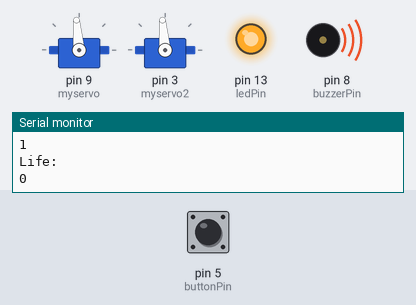
Recording of a sketch running on a simulated Arduino Uno, built with avr-gcc and run on an emulated ATmega328P. Parts: 2 × servo, output pins drawn as LEDs (lit = HIGH), buzzer (waves = sounding), the last lines printed to the serial monitor. Inputs (shaded band) come from the test bench; at power-on: pin 5 (buttonPin) HIGH. Random numbers use the default seed unless the sketch sets one.

Above: at 11.3 s.
11.4 s: pin 5 (buttonPin) driven LOW
At 16.2 s:
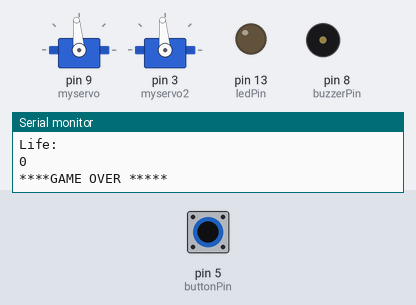
22.9 s: pin 5 (buttonPin) pulsed HIGH 2 times (0.12 s each, 0.3 s apart)
At 39.2 s:
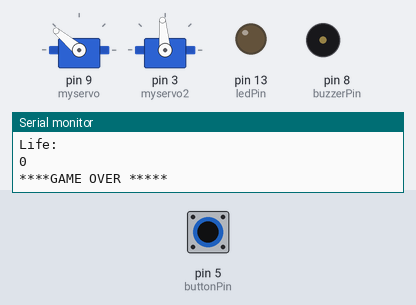
Timing chart, 0 to 58.2 s (numbered marks = the images above; inputs shaded):
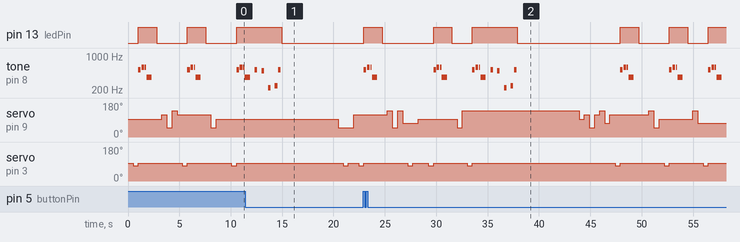

The sketch:

WackaMole.ino
```cpp
/* Sweep
Wack A Mole 1-D
*/

/**** Header File Include ****/
#include "pitches.h"
#include <Servo.h>
/** Variable Initialization *******/
// create servo object to control a servo
Servo myservo;
Servo myservo2;


// notes in the melody:
int melody1[] = {
  NOTE_C4, NOTE_G3, NOTE_G3, NOTE_A3, NOTE_G3, 0, NOTE_B3, NOTE_C4
};

// note durations: 4 = quarter note, 8 = eighth note, etc.:
int noteDurations1[] = {
  4, 8, 8, 4, 4, 4, 4, 4
};

int melody2[] = {
  NOTE_C5, NOTE_D5, NOTE_D5, NOTE_FS4, 0, 0, 0, 0
};

// note durations: 4 = quarter note, 8 = eighth note, etc.:
int noteDurations2[] = {
  4, 4, 8, 2, 16, 16, 16, 16
};


int melody3[] = {
  NOTE_C5, 0, NOTE_B4,0, NOTE_A3, 0,NOTE_B3, NOTE_C5
};
// note durations: 4 = quarter note, 8 = eighth note, etc.:
int gameoverDurations[] = {
  4,4, 4, 4, 4, 4, 4,4
};

// Variables used in the Game section
int Point = 0;  // Points scored
int NextLevel = 0; // Levels Reached

const int  Mole_pos[] = {50,72,95,117,140}; // Fixed Horizontal Angles where the Moles can be seen


/**** Initilizing the Pins on the board ******/
const int buttonPin = 5;     // the number of the pushbutton pin
const int ledPin =  13;      // the number of the LED pin
const int buzzerPin = 8;   //  buzzer on Pin 8
const int Winpoint = 5;    // Points to wind a level.
int Life     = 3;
int Cntr = 0;
boolean buttonState;         // variable for reading the pushbutton status
boolean Flag_show = 0;

int lastButtonState = LOW;


unsigned long lastDebounceTime = 0;  // the last time the output pin was toggled
unsigned long debounceDelay = 500;    // the debounce time; increase if the output flickers


int GameOver = 0; // Flag for indication

/******** Variables for Random variables ******/
int randIndex,randIndex1;
static int delay_time = 500;
int h_delay = 500;

boolean button_was_pressed; // previous state


void setup() {
  myservo.attach(9);  // attaches the servo on pin 9 to the servo object -> Horizontal movement
  myservo.write(95);  // Initializing the position of horizontal servo

  myservo2.attach(3);  // attaches the servo2 on pin 3 to the servo object -> Vertical movement
  myservo2.write(95);  // Initializing the position of vertical servo


  // initialize the LED pin as an output:
  pinMode(ledPin, OUTPUT);
  // initialize the pushbutton pin as an input:
  pinMode(buttonPin, INPUT);
  digitalWrite(buttonPin, HIGH); // connect internal pull-up
  Serial.begin(9600); // begin communication
  button_was_pressed = false;
  //
  pinMode(buzzerPin, OUTPUT);
}

/**** Functon to get the status of the Button */
boolean handle_button()
{
  boolean event;
  int button_now_pressed = !digitalRead(buttonPin); // pin low -> pressed

  event = button_now_pressed && !button_was_pressed;
  button_was_pressed = button_now_pressed;
  return event;
}

/**** Functon for happy tone */
void WinTone()
{
  digitalWrite(ledPin, HIGH);
  for (int thisNote = 0; thisNote < 8; thisNote++) {

    // to calculate the note duration, take one second
    // divided by the note type.
    //e.g. quarter note = 1000 / 4, eighth note = 1000/8, etc.
    int noteDuration = 1000 / noteDurations1[thisNote];
    tone(buzzerPin, melody1[thisNote], noteDuration);

    // to distinguish the notes, set a minimum time between them.
    // the note's duration + 30% seems to work well:
    int pauseBetweenNotes = noteDuration * 1.30;
    delay(pauseBetweenNotes);
    // stop the tone playing:
    noTone(buzzerPin);

  }
  digitalWrite(ledPin, LOW);
}
 /**** Functon for disappointed tone */
void LooseTone()
{
  digitalWrite(ledPin, HIGH);
  for (int thisNote = 0; thisNote < 8; thisNote++) {

    // to calculate the note duration, take one second
    // divided by the note type.
    //e.g. quarter note = 1000 / 4, eighth note = 1000/8, etc.
    int noteDuration = 1000 / noteDurations2[thisNote];
    tone(buzzerPin, melody2[thisNote], noteDuration);
    digitalWrite(ledPin, HIGH);
    // to distinguish the notes, set a minimum time between them.
    // the note's duration + 30% seems to work well:
    int pauseBetweenNotes = noteDuration * 1.30;
    delay(pauseBetweenNotes);
    digitalWrite(ledPin, LOW);
    // stop the tone playing:
    noTone(buzzerPin);
  }
  digitalWrite(ledPin, LOW);
}

void GameOverTone()
{
  digitalWrite(ledPin, HIGH);
  for (int thisNote = 0; thisNote < 8; thisNote++) {

    // to calculate the note duration, take one second
    // divided by the note type.
    //e.g. quarter note = 1000 / 4, eighth note = 1000/8, etc.
    int noteDuration = 1000 / gameoverDurations[thisNote];
    tone(buzzerPin, melody3[thisNote], noteDuration);
    digitalWrite(ledPin, HIGH);
    // to distinguish the notes, set a minimum time between them.
    // the note's duration + 30% seems to work well:
    int pauseBetweenNotes = noteDuration * 1.30;
    delay(pauseBetweenNotes);
    digitalWrite(ledPin, LOW);
    // stop the tone playing:
    noTone(buzzerPin);
  }
  digitalWrite(ledPin, LOW);
}


void vertical(int delay_time)
{
   Flag_show == 1;
   myservo2.write(80);
   delay(delay_time);
   myservo2.write(95);

}

void game_over(void)
{
  GameOverTone();
  Serial.print("\n****GAME OVER *****\n");
  Point = 0;
  GameOver = 0;
  NextLevel = 0;
  Flag_show = 0;
  Life     = 3;
  delay(5000);
}

void loop()
{
     if(!GameOver) // If Game is not over
     {
         /*** Move the Mole randomly to one of the holes ****/
         randIndex = random(0,5);
         myservo.write(Mole_pos[randIndex]);
         randIndex1 = random(1,10);
         if(randIndex1 == 2 || randIndex1 == 8)
         {

              Flag_show = 1;
              delay(h_delay);
              vertical(delay_time);  // Show the
              /******** Game Rule *****************/
              buttonState = handle_button();
              /*************************/
              /***** Debounce **********/
              /************************
              // read the state of the switch into a local variable:
              int reading = digitalRead(buttonPin);
              // If the switch changed, due to noise or pressing:
              if (reading != lastButtonState) {
                // reset the debouncing timer
                lastDebounceTime = millis();
              }
              if ((millis() - lastDebounceTime) > debounceDelay)
              {
                // whatever the reading is at, it's been there for longer
                // than the debounce delay, so take it as the actual current state:

                // if the button state has changed:
                if (reading != buttonState)
                {
                  buttonState = reading;

                }
              }
              /*************************/
              /***** Debounce **********/
              /************************/
              if(buttonState == HIGH && Flag_show == 1)
              {
                Point = Point + 1;
                //WinTone();
                Flag_show = 0;
                Serial.print("\nPoint:\n");
                Serial.println(Point);
              }
              else if(buttonState == LOW && Flag_show == 1)
              {
                Life = Life-1;  // You have 3 Lifes
                Serial.print("\nLife:\n");
                Serial.println(Life);
                LooseTone();
                if(Life == 0)
                {
                  game_over();
                }
              }
              delay(h_delay);
              Flag_show = 0;
              /********** Game Rule ****************/


                 // save the reading.  Next time through the loop,
                // it'll be the lastButtonState:
                //lastButtonState = reading;
         }
         else
         {
          delay(500);
         }

         if (Point == Winpoint)
         {
           NextLevel =  1 ;
           Cntr = Cntr + 1;
           Serial.print("\nLevel:\n");
           Serial.println(Cntr);
         }

         if (NextLevel)
         {
            delay_time = delay_time - Cntr * 50;
            h_delay    = h_delay - 50;
            Point = 0;
            NextLevel = 0;
            if(delay_time < 100)
            {
              delay_time = 100;
              h_delay = 100;
              Serial.print("\ndelay_time:\n");
              Serial.println(delay_time);
              Serial.println(h_delay);
            }
         }

       } // GameOver loop
     } // mainloop
```

pitches.h
```cpp
/*************************************************
 * Public Constants
 *************************************************/

#define NOTE_B0  31
#define NOTE_C1  33
#define NOTE_CS1 35
#define NOTE_D1  37
#define NOTE_DS1 39
#define NOTE_E1  41
#define NOTE_F1  44
#define NOTE_FS1 46
#define NOTE_G1  49
#define NOTE_GS1 52
#define NOTE_A1  55
#define NOTE_AS1 58
#define NOTE_B1  62
#define NOTE_C2  65
#define NOTE_CS2 69
#define NOTE_D2  73
#define NOTE_DS2 78
#define NOTE_E2  82
#define NOTE_F2  87
#define NOTE_FS2 93
#define NOTE_G2  98
#define NOTE_GS2 104
#define NOTE_A2  110
#define NOTE_AS2 117
#define NOTE_B2  123
#define NOTE_C3  131
#define NOTE_CS3 139
#define NOTE_D3  147
#define NOTE_DS3 156
#define NOTE_E3  165
#define NOTE_F3  175
#define NOTE_FS3 185
#define NOTE_G3  196
#define NOTE_GS3 208
#define NOTE_A3  220
#define NOTE_AS3 233
#define NOTE_B3  247
#define NOTE_C4  262
#define NOTE_CS4 277
#define NOTE_D4  294
#define NOTE_DS4 311
#define NOTE_E4  330
#define NOTE_F4  349
#define NOTE_FS4 370
#define NOTE_G4  392
#define NOTE_GS4 415
#define NOTE_A4  440
#define NOTE_AS4 466
#define NOTE_B4  494
#define NOTE_C5  523
#define NOTE_CS5 554
#define NOTE_D5  587
#define NOTE_DS5 622
#define NOTE_E5  659
#define NOTE_F5  698
#define NOTE_FS5 740
#define NOTE_G5  784
#define NOTE_GS5 831
#define NOTE_A5  880
#define NOTE_AS5 932
#define NOTE_B5  988
#define NOTE_C6  1047
#define NOTE_CS6 1109
#define NOTE_D6  1175
#define NOTE_DS6 1245
#define NOTE_E6  1319
#define NOTE_F6  1397
#define NOTE_FS6 1480
#define NOTE_G6  1568
#define NOTE_GS6 1661
#define NOTE_A6  1760
#define NOTE_AS6 1865
#define NOTE_B6  1976
#define NOTE_C7  2093
#define NOTE_CS7 2217
#define NOTE_D7  2349
#define NOTE_DS7 2489
#define NOTE_E7  2637
#define NOTE_F7  2794
#define NOTE_FS7 2960
#define NOTE_G7  3136
#define NOTE_GS7 3322
#define NOTE_A7  3520
#define NOTE_AS7 3729
#define NOTE_B7  3951
#define NOTE_C8  4186
#define NOTE_CS8 4435
#define NOTE_D8  4699
#define NOTE_DS8 4978
```

Measured:
- by itself, tone on pin 8 (buzzerPin): plays 523 Hz for 0.25 s, 587 Hz for 0.25 s, 587 Hz for 0.13 s, 370 Hz for 0.50 s, 523 Hz for 0.25 s, 587 Hz for 0.25 s … (29 notes in this stretch)
